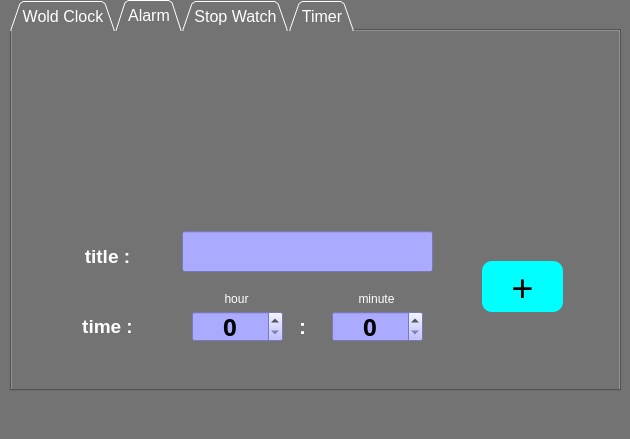
<?xml version="1.0" encoding="UTF-8"?>
<ui version="4.0">
 <class>MainWindow</class>
 <widget class="QMainWindow" name="MainWindow">
  <property name="geometry">
   <rect>
    <x>0</x>
    <y>0</y>
    <width>630</width>
    <height>439</height>
   </rect>
  </property>
  <property name="sizePolicy">
   <sizepolicy hsizetype="Fixed" vsizetype="Fixed">
    <horstretch>0</horstretch>
    <verstretch>0</verstretch>
   </sizepolicy>
  </property>
  <property name="windowTitle">
   <string>Clock</string>
  </property>
  <property name="styleSheet">
   <string notr="true">background-color: rgb(115, 115, 115);</string>
  </property>
  <widget class="QWidget" name="centralwidget">
   <widget class="QTabWidget" name="tab">
    <property name="geometry">
     <rect>
      <x>10</x>
      <y>0</y>
      <width>611</width>
      <height>391</height>
     </rect>
    </property>
    <property name="font">
     <font>
      <pointsize>12</pointsize>
     </font>
    </property>
    <property name="styleSheet">
     <string notr="true">color: rgb(255, 255, 255);</string>
    </property>
    <property name="tabPosition">
     <enum>QTabWidget::North</enum>
    </property>
    <property name="tabShape">
     <enum>QTabWidget::Triangular</enum>
    </property>
    <property name="currentIndex">
     <number>1</number>
    </property>
    <property name="elideMode">
     <enum>Qt::ElideMiddle</enum>
    </property>
    <widget class="QWidget" name="world_tab">
     <attribute name="title">
      <string>Wold Clock</string>
     </attribute>
     <widget class="QLabel" name="label_7">
      <property name="geometry">
       <rect>
        <x>20</x>
        <y>40</y>
        <width>141</width>
        <height>41</height>
       </rect>
      </property>
      <property name="font">
       <font>
        <family>Segoe UI</family>
        <pointsize>12</pointsize>
        <bold>false</bold>
       </font>
      </property>
      <property name="styleSheet">
       <string notr="true">background-color: rgb(0, 255, 127);</string>
      </property>
      <property name="text">
       <string>Tehran, Iran</string>
      </property>
      <property name="alignment">
       <set>Qt::AlignCenter</set>
      </property>
     </widget>
     <widget class="QLabel" name="label_8">
      <property name="geometry">
       <rect>
        <x>20</x>
        <y>120</y>
        <width>141</width>
        <height>41</height>
       </rect>
      </property>
      <property name="font">
       <font>
        <family>Segoe UI</family>
        <pointsize>12</pointsize>
        <bold>false</bold>
       </font>
      </property>
      <property name="styleSheet">
       <string notr="true">background-color: rgb(0, 255, 255);</string>
      </property>
      <property name="text">
       <string>Washington, U.S.A</string>
      </property>
      <property name="alignment">
       <set>Qt::AlignCenter</set>
      </property>
     </widget>
     <widget class="QLabel" name="label_9">
      <property name="geometry">
       <rect>
        <x>20</x>
        <y>200</y>
        <width>141</width>
        <height>41</height>
       </rect>
      </property>
      <property name="font">
       <font>
        <family>Segoe UI</family>
        <pointsize>12</pointsize>
        <bold>false</bold>
       </font>
      </property>
      <property name="styleSheet">
       <string notr="true">background-color: rgb(255, 87, 118)</string>
      </property>
      <property name="text">
       <string>Berlin, Germany</string>
      </property>
      <property name="alignment">
       <set>Qt::AlignCenter</set>
      </property>
     </widget>
     <widget class="QLabel" name="label_10">
      <property name="geometry">
       <rect>
        <x>20</x>
        <y>280</y>
        <width>141</width>
        <height>41</height>
       </rect>
      </property>
      <property name="font">
       <font>
        <family>Segoe UI</family>
        <pointsize>12</pointsize>
        <bold>false</bold>
       </font>
      </property>
      <property name="styleSheet">
       <string notr="true">background-color: rgb(170, 170, 255);</string>
      </property>
      <property name="text">
       <string>Ottawa, Canada</string>
      </property>
      <property name="alignment">
       <set>Qt::AlignCenter</set>
      </property>
     </widget>
     <widget class="QLabel" name="world_iran">
      <property name="geometry">
       <rect>
        <x>220</x>
        <y>40</y>
        <width>331</width>
        <height>41</height>
       </rect>
      </property>
      <property name="font">
       <font>
        <family>Seven Segment</family>
        <pointsize>30</pointsize>
        <bold>true</bold>
       </font>
      </property>
      <property name="styleSheet">
       <string notr="true">color: rgb(0, 255, 127);</string>
      </property>
      <property name="text">
       <string>00 : 00 : 00</string>
      </property>
      <property name="alignment">
       <set>Qt::AlignCenter</set>
      </property>
     </widget>
     <widget class="QLabel" name="world_USA">
      <property name="geometry">
       <rect>
        <x>220</x>
        <y>120</y>
        <width>331</width>
        <height>41</height>
       </rect>
      </property>
      <property name="font">
       <font>
        <family>Seven Segment</family>
        <pointsize>30</pointsize>
        <bold>true</bold>
       </font>
      </property>
      <property name="styleSheet">
       <string notr="true">color: rgb(0, 255, 255);</string>
      </property>
      <property name="text">
       <string>00 : 00 : 00</string>
      </property>
      <property name="alignment">
       <set>Qt::AlignCenter</set>
      </property>
     </widget>
     <widget class="QLabel" name="world_germany">
      <property name="geometry">
       <rect>
        <x>220</x>
        <y>200</y>
        <width>331</width>
        <height>41</height>
       </rect>
      </property>
      <property name="font">
       <font>
        <family>Seven Segment</family>
        <pointsize>30</pointsize>
        <bold>true</bold>
       </font>
      </property>
      <property name="styleSheet">
       <string notr="true">color: rgb(255, 87, 118)</string>
      </property>
      <property name="text">
       <string>00 : 00 : 00</string>
      </property>
      <property name="alignment">
       <set>Qt::AlignCenter</set>
      </property>
     </widget>
     <widget class="QLabel" name="world_canad">
      <property name="geometry">
       <rect>
        <x>220</x>
        <y>280</y>
        <width>331</width>
        <height>41</height>
       </rect>
      </property>
      <property name="font">
       <font>
        <family>Seven Segment</family>
        <pointsize>30</pointsize>
        <bold>true</bold>
       </font>
      </property>
      <property name="styleSheet">
       <string notr="true">color: rgb(170, 170, 255);</string>
      </property>
      <property name="text">
       <string>00 : 00 : 00</string>
      </property>
      <property name="alignment">
       <set>Qt::AlignCenter</set>
      </property>
     </widget>
    </widget>
    <widget class="QWidget" name="alarm_tab">
     <attribute name="title">
      <string>Alarm</string>
     </attribute>
     <widget class="QWidget" name="gridLayoutWidget">
      <property name="geometry">
       <rect>
        <x>40</x>
        <y>30</y>
        <width>531</width>
        <height>141</height>
       </rect>
      </property>
      <layout class="QGridLayout" name="alarm_grid"/>
     </widget>
     <widget class="QPushButton" name="alarm_add">
      <property name="geometry">
       <rect>
        <x>470</x>
        <y>230</y>
        <width>81</width>
        <height>51</height>
       </rect>
      </property>
      <property name="font">
       <font>
        <family>Seven Segment</family>
        <pointsize>29</pointsize>
        <bold>false</bold>
       </font>
      </property>
      <property name="styleSheet">
       <string notr="true">background-color: rgb(0, 255, 255);
color: rgb(0, 0, 0);
border-bottom-right-radius: 10px;
border-bottom-left-radius: 10px;
border-top-right-radius: 10px;
border-top-left-radius: 10px;
</string>
      </property>
      <property name="text">
       <string>+</string>
      </property>
     </widget>
     <widget class="QLabel" name="label_4">
      <property name="geometry">
       <rect>
        <x>50</x>
        <y>210</y>
        <width>91</width>
        <height>31</height>
       </rect>
      </property>
      <property name="font">
       <font>
        <pointsize>14</pointsize>
        <bold>true</bold>
       </font>
      </property>
      <property name="styleSheet">
       <string notr="true">color: rgb(255, 255, 255);</string>
      </property>
      <property name="text">
       <string>title :</string>
      </property>
      <property name="alignment">
       <set>Qt::AlignCenter</set>
      </property>
     </widget>
     <widget class="QLabel" name="label_11">
      <property name="geometry">
       <rect>
        <x>50</x>
        <y>280</y>
        <width>91</width>
        <height>31</height>
       </rect>
      </property>
      <property name="font">
       <font>
        <pointsize>14</pointsize>
        <bold>true</bold>
       </font>
      </property>
      <property name="styleSheet">
       <string notr="true">color: rgb(255, 255, 255);</string>
      </property>
      <property name="text">
       <string>time :</string>
      </property>
      <property name="alignment">
       <set>Qt::AlignCenter</set>
      </property>
     </widget>
     <widget class="QSpinBox" name="alaram_hour">
      <property name="geometry">
       <rect>
        <x>180</x>
        <y>280</y>
        <width>91</width>
        <height>31</height>
       </rect>
      </property>
      <property name="font">
       <font>
        <family>Seven Segment</family>
        <pointsize>18</pointsize>
        <bold>true</bold>
       </font>
      </property>
      <property name="styleSheet">
       <string notr="true">background-color: rgb(170, 170, 255);
color: rgb(0, 0, 0);</string>
      </property>
      <property name="alignment">
       <set>Qt::AlignCenter</set>
      </property>
      <property name="maximum">
       <number>23</number>
      </property>
     </widget>
     <widget class="QSpinBox" name="alarm_minute">
      <property name="geometry">
       <rect>
        <x>320</x>
        <y>280</y>
        <width>91</width>
        <height>31</height>
       </rect>
      </property>
      <property name="font">
       <font>
        <family>Seven Segment</family>
        <pointsize>18</pointsize>
        <bold>true</bold>
       </font>
      </property>
      <property name="styleSheet">
       <string notr="true">background-color: rgb(170, 170, 255);
color: rgb(0, 0, 0);</string>
      </property>
      <property name="alignment">
       <set>Qt::AlignCenter</set>
      </property>
      <property name="maximum">
       <number>59</number>
      </property>
     </widget>
     <widget class="QLineEdit" name="alarm_title">
      <property name="geometry">
       <rect>
        <x>170</x>
        <y>200</y>
        <width>251</width>
        <height>41</height>
       </rect>
      </property>
      <property name="font">
       <font>
        <pointsize>13</pointsize>
        <bold>true</bold>
       </font>
      </property>
      <property name="styleSheet">
       <string notr="true">background-color: rgb(170, 170, 255);
color: rgb(0, 0, 0);</string>
      </property>
      <property name="text">
       <string/>
      </property>
      <property name="alignment">
       <set>Qt::AlignCenter</set>
      </property>
     </widget>
     <widget class="QLabel" name="label_12">
      <property name="geometry">
       <rect>
        <x>280</x>
        <y>280</y>
        <width>21</width>
        <height>31</height>
       </rect>
      </property>
      <property name="font">
       <font>
        <pointsize>16</pointsize>
        <bold>true</bold>
       </font>
      </property>
      <property name="styleSheet">
       <string notr="true">color: rgb(255, 255, 255);</string>
      </property>
      <property name="text">
       <string>:</string>
      </property>
      <property name="alignment">
       <set>Qt::AlignCenter</set>
      </property>
     </widget>
     <widget class="QLabel" name="label_13">
      <property name="geometry">
       <rect>
        <x>200</x>
        <y>260</y>
        <width>49</width>
        <height>16</height>
       </rect>
      </property>
      <property name="text">
       <string>hour</string>
      </property>
      <property name="alignment">
       <set>Qt::AlignCenter</set>
      </property>
     </widget>
     <widget class="QLabel" name="label_14">
      <property name="geometry">
       <rect>
        <x>340</x>
        <y>260</y>
        <width>49</width>
        <height>16</height>
       </rect>
      </property>
      <property name="text">
       <string>minute</string>
      </property>
      <property name="alignment">
       <set>Qt::AlignCenter</set>
      </property>
     </widget>
    </widget>
    <widget class="QWidget" name="stop_tab">
     <attribute name="title">
      <string>Stop Watch</string>
     </attribute>
     <widget class="QLabel" name="stop_show">
      <property name="geometry">
       <rect>
        <x>110</x>
        <y>60</y>
        <width>391</width>
        <height>81</height>
       </rect>
      </property>
      <property name="font">
       <font>
        <family>Seven Segment</family>
        <pointsize>40</pointsize>
        <bold>true</bold>
       </font>
      </property>
      <property name="styleSheet">
       <string notr="true">color: rgb(170, 170, 255);</string>
      </property>
      <property name="text">
       <string>00 : 00 : 00</string>
      </property>
      <property name="alignment">
       <set>Qt::AlignCenter</set>
      </property>
     </widget>
     <widget class="QPushButton" name="stop_stopbutton">
      <property name="geometry">
       <rect>
        <x>110</x>
        <y>220</y>
        <width>111</width>
        <height>41</height>
       </rect>
      </property>
      <property name="font">
       <font>
        <family>Seven Segment</family>
        <pointsize>18</pointsize>
        <bold>true</bold>
       </font>
      </property>
      <property name="styleSheet">
       <string notr="true">background-color: rgb(255, 87, 118)</string>
      </property>
      <property name="text">
       <string>Stop</string>
      </property>
     </widget>
     <widget class="QPushButton" name="stop_startbutton">
      <property name="geometry">
       <rect>
        <x>250</x>
        <y>220</y>
        <width>111</width>
        <height>41</height>
       </rect>
      </property>
      <property name="font">
       <font>
        <family>Seven Segment</family>
        <pointsize>18</pointsize>
        <bold>true</bold>
       </font>
      </property>
      <property name="styleSheet">
       <string notr="true">background-color: rgb(0, 255, 127);</string>
      </property>
      <property name="text">
       <string>Start</string>
      </property>
     </widget>
     <widget class="QPushButton" name="stop_resetbutton">
      <property name="geometry">
       <rect>
        <x>390</x>
        <y>220</y>
        <width>111</width>
        <height>41</height>
       </rect>
      </property>
      <property name="font">
       <font>
        <family>Seven Segment</family>
        <pointsize>18</pointsize>
        <bold>true</bold>
       </font>
      </property>
      <property name="styleSheet">
       <string notr="true">background-color: rgb(0, 255, 255);</string>
      </property>
      <property name="text">
       <string>Reset</string>
      </property>
     </widget>
    </widget>
    <widget class="QWidget" name="timer_tab">
     <attribute name="title">
      <string>Timer</string>
     </attribute>
     <widget class="QLineEdit" name="timer_hour">
      <property name="geometry">
       <rect>
        <x>120</x>
        <y>70</y>
        <width>91</width>
        <height>81</height>
       </rect>
      </property>
      <property name="font">
       <font>
        <family>Seven Segment</family>
        <pointsize>45</pointsize>
        <bold>true</bold>
       </font>
      </property>
      <property name="styleSheet">
       <string notr="true">border-top-right-radius: 0px;
border-top-left-radius: 0px;
border-bottom-right-radius: 0px;
border-bottom-left-radius: 0px;
color: rgb(170, 170, 255);</string>
      </property>
      <property name="text">
       <string>00</string>
      </property>
      <property name="alignment">
       <set>Qt::AlignCenter</set>
      </property>
     </widget>
     <widget class="QPushButton" name="timer_startbutton">
      <property name="geometry">
       <rect>
        <x>250</x>
        <y>220</y>
        <width>111</width>
        <height>41</height>
       </rect>
      </property>
      <property name="font">
       <font>
        <family>Seven Segment</family>
        <pointsize>18</pointsize>
        <bold>true</bold>
       </font>
      </property>
      <property name="styleSheet">
       <string notr="true">background-color: rgb(0, 255, 127);</string>
      </property>
      <property name="text">
       <string>Start</string>
      </property>
     </widget>
     <widget class="QPushButton" name="timer_stopbutton">
      <property name="geometry">
       <rect>
        <x>110</x>
        <y>220</y>
        <width>111</width>
        <height>41</height>
       </rect>
      </property>
      <property name="font">
       <font>
        <family>Seven Segment</family>
        <pointsize>18</pointsize>
        <bold>true</bold>
       </font>
      </property>
      <property name="styleSheet">
       <string notr="true">background-color: rgb(255, 87, 118)</string>
      </property>
      <property name="text">
       <string>Stop</string>
      </property>
     </widget>
     <widget class="QPushButton" name="timer_resetbutton">
      <property name="geometry">
       <rect>
        <x>390</x>
        <y>220</y>
        <width>111</width>
        <height>41</height>
       </rect>
      </property>
      <property name="font">
       <font>
        <family>Seven Segment</family>
        <pointsize>18</pointsize>
        <bold>true</bold>
       </font>
      </property>
      <property name="styleSheet">
       <string notr="true">background-color: rgb(0, 255, 255);</string>
      </property>
      <property name="text">
       <string>Reset</string>
      </property>
     </widget>
     <widget class="QLineEdit" name="timer_minute">
      <property name="geometry">
       <rect>
        <x>260</x>
        <y>70</y>
        <width>91</width>
        <height>81</height>
       </rect>
      </property>
      <property name="font">
       <font>
        <family>Seven Segment</family>
        <pointsize>45</pointsize>
        <bold>true</bold>
       </font>
      </property>
      <property name="styleSheet">
       <string notr="true">border-top-right-radius: 0px;
border-top-left-radius: 0px;
border-bottom-right-radius: 0px;
border-bottom-left-radius: 0px;
color: rgb(170, 170, 255);</string>
      </property>
      <property name="text">
       <string>15</string>
      </property>
      <property name="alignment">
       <set>Qt::AlignCenter</set>
      </property>
     </widget>
     <widget class="QLineEdit" name="timer_second">
      <property name="geometry">
       <rect>
        <x>400</x>
        <y>70</y>
        <width>91</width>
        <height>81</height>
       </rect>
      </property>
      <property name="font">
       <font>
        <family>Seven Segment</family>
        <pointsize>45</pointsize>
        <bold>true</bold>
       </font>
      </property>
      <property name="styleSheet">
       <string notr="true">border-top-right-radius: 0px;
border-top-left-radius: 0px;
border-bottom-right-radius: 0px;
border-bottom-left-radius: 0px;
color: rgb(170, 170, 255);</string>
      </property>
      <property name="text">
       <string>30</string>
      </property>
      <property name="alignment">
       <set>Qt::AlignCenter</set>
      </property>
     </widget>
     <widget class="QLabel" name="label">
      <property name="geometry">
       <rect>
        <x>140</x>
        <y>40</y>
        <width>49</width>
        <height>16</height>
       </rect>
      </property>
      <property name="font">
       <font>
        <pointsize>10</pointsize>
        <bold>true</bold>
       </font>
      </property>
      <property name="styleSheet">
       <string notr="true">color: rgb(255, 255, 255);</string>
      </property>
      <property name="text">
       <string>hour</string>
      </property>
      <property name="alignment">
       <set>Qt::AlignCenter</set>
      </property>
     </widget>
     <widget class="QLabel" name="label_2">
      <property name="geometry">
       <rect>
        <x>280</x>
        <y>40</y>
        <width>49</width>
        <height>16</height>
       </rect>
      </property>
      <property name="font">
       <font>
        <pointsize>10</pointsize>
        <bold>true</bold>
       </font>
      </property>
      <property name="styleSheet">
       <string notr="true">color: rgb(255, 255, 255);</string>
      </property>
      <property name="text">
       <string>minute</string>
      </property>
      <property name="alignment">
       <set>Qt::AlignCenter</set>
      </property>
     </widget>
     <widget class="QLabel" name="label_3">
      <property name="geometry">
       <rect>
        <x>420</x>
        <y>40</y>
        <width>49</width>
        <height>16</height>
       </rect>
      </property>
      <property name="font">
       <font>
        <pointsize>10</pointsize>
        <bold>true</bold>
       </font>
      </property>
      <property name="styleSheet">
       <string notr="true">color: rgb(255, 255, 255);</string>
      </property>
      <property name="text">
       <string>second</string>
      </property>
      <property name="alignment">
       <set>Qt::AlignCenter</set>
      </property>
     </widget>
     <widget class="QLabel" name="label_5">
      <property name="geometry">
       <rect>
        <x>360</x>
        <y>90</y>
        <width>21</width>
        <height>41</height>
       </rect>
      </property>
      <property name="font">
       <font>
        <pointsize>21</pointsize>
        <bold>true</bold>
       </font>
      </property>
      <property name="styleSheet">
       <string notr="true">color: rgb(255, 255, 255);</string>
      </property>
      <property name="text">
       <string>:</string>
      </property>
      <property name="alignment">
       <set>Qt::AlignCenter</set>
      </property>
     </widget>
     <widget class="QLabel" name="label_6">
      <property name="geometry">
       <rect>
        <x>220</x>
        <y>90</y>
        <width>21</width>
        <height>41</height>
       </rect>
      </property>
      <property name="font">
       <font>
        <pointsize>21</pointsize>
        <bold>true</bold>
       </font>
      </property>
      <property name="styleSheet">
       <string notr="true">color: rgb(255, 255, 255);</string>
      </property>
      <property name="text">
       <string>:</string>
      </property>
      <property name="alignment">
       <set>Qt::AlignCenter</set>
      </property>
     </widget>
    </widget>
   </widget>
  </widget>
  <widget class="QMenuBar" name="menubar">
   <property name="geometry">
    <rect>
     <x>0</x>
     <y>0</y>
     <width>630</width>
     <height>22</height>
    </rect>
   </property>
  </widget>
  <widget class="QStatusBar" name="statusbar"/>
 </widget>
 <resources/>
 <connections/>
</ui>
